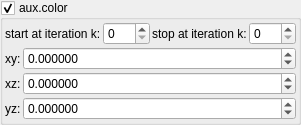
    <widget class="MyGroupBox" name="groupCheck_fold_color_aux_color_enabled_false">
     <property name="toolTip">
      <string/>
     </property>
     <property name="title">
      <string>aux.color&amp;</string>
     </property>
     <property name="checkable">
      <bool>true</bool>
     </property>
     <layout class="QVBoxLayout" name="verticalLayout_58">
      <property name="spacing">
       <number>2</number>
      </property>
      <property name="leftMargin">
       <number>2</number>
      </property>
      <property name="topMargin">
       <number>2</number>
      </property>
      <property name="rightMargin">
       <number>2</number>
      </property>
      <property name="bottomMargin">
       <number>2</number>
      </property>
      <item>
       <layout class="QHBoxLayout" name="horizontalLayout_14" stretch="0,1,0,1">
        <item>
         <widget class="QLabel" name="label_102">
          <property name="text">
           <string>start at iteration k:</string>
          </property>
         </widget>
        </item>
        <item>
         <widget class="MySpinBox" name="spinboxInt_fold_color_start_iterations_A">
          <property name="sizePolicy">
           <sizepolicy hsizetype="Minimum" vsizetype="Maximum">
            <horstretch>0</horstretch>
            <verstretch>0</verstretch>
           </sizepolicy>
          </property>
          <property name="minimum">
           <number>0</number>
          </property>
          <property name="maximum">
           <number>999</number>
          </property>
          <property name="value">
           <number>0</number>
          </property>
         </widget>
        </item>
        <item>
         <widget class="QLabel" name="label_74">
          <property name="text">
           <string>stop at iteration k:</string>
          </property>
         </widget>
        </item>
        <item>
         <widget class="MySpinBox" name="spinboxInt_fold_color_stop_iterations_A">
          <property name="sizePolicy">
           <sizepolicy hsizetype="Preferred" vsizetype="Maximum">
            <horstretch>0</horstretch>
            <verstretch>0</verstretch>
           </sizepolicy>
          </property>
          <property name="maximum">
           <number>999</number>
          </property>
         </widget>
        </item>
       </layout>
      </item>
      <item>
       <layout class="QGridLayout" name="gridLayout_16" columnstretch="0,1">
        <property name="spacing">
         <number>2</number>
        </property>
        <item row="1" column="1">
         <widget class="MyDoubleSpinBox" name="spinbox4_fold_color_difs_0000_y">
          <property name="sizePolicy">
           <sizepolicy hsizetype="Minimum" vsizetype="Maximum">
            <horstretch>0</horstretch>
            <verstretch>0</verstretch>
           </sizepolicy>
          </property>
          <property name="prefix">
           <string/>
          </property>
          <property name="suffix">
           <string/>
          </property>
          <property name="decimals">
           <number>6</number>
          </property>
          <property name="minimum">
           <double>-99.999899999999997</double>
          </property>
          <property name="maximum">
           <double>99.999899999999997</double>
          </property>
          <property name="singleStep">
           <double>0.100000000000000</double>
          </property>
         </widget>
        </item>
        <item row="0" column="0">
         <widget class="QLabel" name="label_134">
          <property name="text">
           <string notr="true">xy:</string>
          </property>
         </widget>
        </item>
        <item row="1" column="0">
         <widget class="QLabel" name="label_135">
          <property name="text">
           <string notr="true">xz:</string>
          </property>
         </widget>
        </item>
        <item row="0" column="1">
         <widget class="MyDoubleSpinBox" name="spinbox4_fold_color_difs_0000_x">
          <property name="sizePolicy">
           <sizepolicy hsizetype="Minimum" vsizetype="Maximum">
            <horstretch>0</horstretch>
            <verstretch>0</verstretch>
           </sizepolicy>
          </property>
          <property name="prefix">
           <string/>
          </property>
          <property name="suffix">
           <string/>
          </property>
          <property name="decimals">
           <number>6</number>
          </property>
          <property name="minimum">
           <double>-99.999899999999997</double>
          </property>
          <property name="maximum">
           <double>99.999899999999997</double>
          </property>
          <property name="singleStep">
           <double>0.100000000000000</double>
          </property>
         </widget>
        </item>
        <item row="2" column="1">
         <widget class="MyDoubleSpinBox" name="spinbox4_fold_color_difs_0000_z">
          <property name="sizePolicy">
           <sizepolicy hsizetype="Minimum" vsizetype="Maximum">
            <horstretch>0</horstretch>
            <verstretch>0</verstretch>
           </sizepolicy>
          </property>
          <property name="prefix">
           <string/>
          </property>
          <property name="suffix">
           <string/>
          </property>
          <property name="decimals">
           <number>6</number>
          </property>
          <property name="minimum">
           <double>-99.999899999999997</double>
          </property>
          <property name="maximum">
           <double>99.999899999999997</double>
          </property>
          <property name="singleStep">
           <double>0.100000000000000</double>
          </property>
         </widget>
        </item>
        <item row="2" column="0">
         <widget class="QLabel" name="label_136">
          <property name="text">
           <string notr="true">yz:</string>
          </property>
         </widget>
        </item>
       </layout>
      </item>
     </layout>
    </widget>
